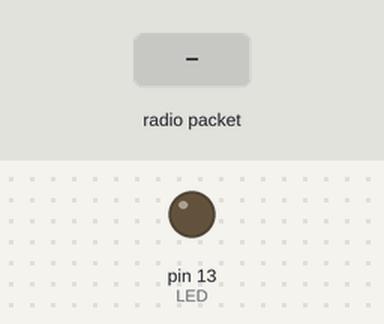
A sketch run on a simulated Teensy 4. Parts: output pins drawn as LEDs (lit = HIGH). The inputs (shaded band) are chosen by the test bench. No radio packets arrive unless stated; pins used as bus, display or sensor lines are not drawn; what the sketch prints to the serial monitor is not drawn.

Above: at 1.3 s.
1.4 s: radio packet "1" arrives
At 2.6 s:
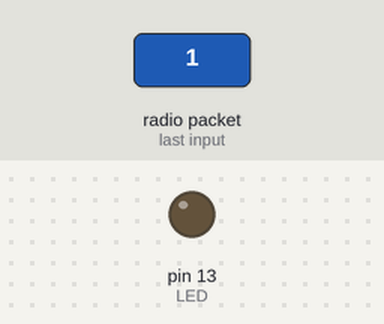
2.9 s: radio packet "0" arrives
At 3.9 s:
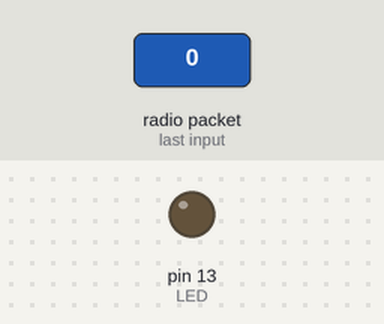
4.4 s: radio packet "2" arrives
At 5.1 s:
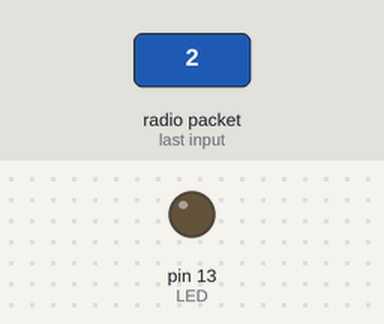
Timing chart, 0 to 7.4 s (numbered marks = the images above; inputs shaded):
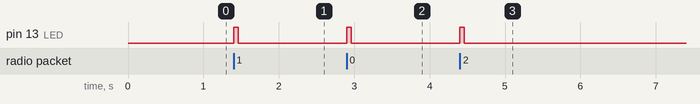

The sketch:

RSSI_rec.ino
```cpp
// Feather9x_RX
// -*- mode: C++ -*-
// Example sketch showing how to create a simple messaging client (receiver)
// with the RH_RF95 class. RH_RF95 class does not provide for addressing or
// reliability, so you should only use RH_RF95 if you do not need the higher
// level messaging abilities.
// It is designed to work with the other example Feather9x_TX

#include <SPI.h>
#include <RH_RF95.h>
#include <math.h>

// for feather m0 RFM9x
#define RFM95_CS 8
#define RFM95_RST 4
#define RFM95_INT 3


/* for shield
#define RFM95_CS 10
#define RFM95_RST 9
#define RFM95_INT 7
*/

#if defined(ESP8266)
  /* for ESP w/featherwing */
  #define RFM95_CS  2    // "E"
  #define RFM95_RST 16   // "D"
  #define RFM95_INT 15   // "B"

#elif defined(ESP32)
  /* ESP32 feather w/wing */
  #define RFM95_RST     27   // "A"
  #define RFM95_CS      33   // "B"
  #define RFM95_INT     12   //  next to A

#elif defined(NRF52)
  /* nRF52832 feather w/wing */
  #define RFM95_RST     7   // "A"
  #define RFM95_CS      11   // "B"
  #define RFM95_INT     31   // "C"

#elif defined(TEENSYDUINO)
  /* Teensy 3.x w/wing */
  #define RFM95_RST     9   // "A"
  #define RFM95_CS      10   // "B"
  #define RFM95_INT     4    // "C"
#endif


// Change to 434.0 or other frequency, must match RX's freq!
#define RF95_FREQ 915.0

// Singleton instance of the radio driver
RH_RF95 rf95(RFM95_CS, RFM95_INT);

// Blinky on receipt
#define LED 13

void setup()
{
  pinMode(LED, OUTPUT);
  pinMode(RFM95_RST, OUTPUT);
  digitalWrite(RFM95_RST, HIGH);

  Serial.begin(115200);
  while (!Serial) {
    delay(1);
  }
  delay(100);

  Serial.println("Feather LoRa RX Test!");

  // manual reset
  digitalWrite(RFM95_RST, LOW);
  delay(10);
  digitalWrite(RFM95_RST, HIGH);
  delay(10);

  while (!rf95.init()) {
    Serial.println("LoRa radio init failed");
    Serial.println("Uncomment '#define SERIAL_DEBUG' in RH_RF95.cpp for detailed debug info");
    while (1);
  }
  Serial.println("LoRa radio init OK!");

  // Defaults after init are 434.0MHz, modulation GFSK_Rb250Fd250, +13dbM
  if (!rf95.setFrequency(RF95_FREQ)) {
    Serial.println("setFrequency failed");
    while (1);
  }
  Serial.print("Set Freq to: "); Serial.println(RF95_FREQ);

  // Defaults after init are 434.0MHz, 13dBm, Bw = 125 kHz, Cr = 4/5, Sf = 128chips/symbol, CRC on

  // The default transmitter power is 13dBm, using PA_BOOST.
  // If you are using RFM95/96/97/98 modules which uses the PA_BOOST transmitter pin, then
  // you can set transmitter powers from 5 to 23 dBm:
  rf95.setTxPower(23, false);
}

float RSSIsum = 0; // Will contain the sum of all RSSIs
float txNum = 0; // Counts the number of transmissions received. Will be used to obtain the average RSSI value

void loop()
{
  float R; // Will contain raw RSSI value
  float RnodB; // Will contain the RSSI value with the decibel deconversion formula applied
  float RSSIavg; // Will contain the average RSSI value
  if (rf95.available())
  {
    // Should be a message for us now
    uint8_t buf[RH_RF95_MAX_MESSAGE_LEN];
    uint8_t len = sizeof(buf);

    if (rf95.recv(buf, &len))
    {
      float R = (float)rf95.lastRssi();
      float RnodB = pow(10, R/20);
      digitalWrite(LED, HIGH);
      RH_RF95::printBuffer("Received: ", buf, len);
      Serial.print("Got: ");
      Serial.println((char*)buf);
      Serial.print("RSSI: ");
      Serial.println(R, DEC);
      Serial.print("RSSI (not in dB): ");
      Serial.println(RnodB, DEC);
      Serial.println();
      RSSIsum+=R;
      RSSIavg = RSSIsum/(++txNum);
      Serial.print("Current RSSI Average: ");
      Serial.print(RSSIavg);
      Serial.print(" | Sum: ");
      Serial.print(RSSIsum);
      Serial.print(" | Iteration: ");
      Serial.println(txNum);

      // Send a reply
      uint8_t data[] = "No bingus";
      rf95.send(data, sizeof(data));
      rf95.waitPacketSent();
      Serial.println("Sent a reply");
      digitalWrite(LED, LOW);
    }
    else
    {
      Serial.println("Receive failed");
    }
  }
}
```

Measured:
- after the input at 1.4 s, pin 13 (LED): LOW → HIGH at once, → LOW 0.06 s later
- after the input at 2.9 s, pin 13 (LED): LOW → HIGH at once, → LOW 0.06 s later
- after the input at 4.4 s, pin 13 (LED): LOW → HIGH at once, → LOW 0.06 s later
